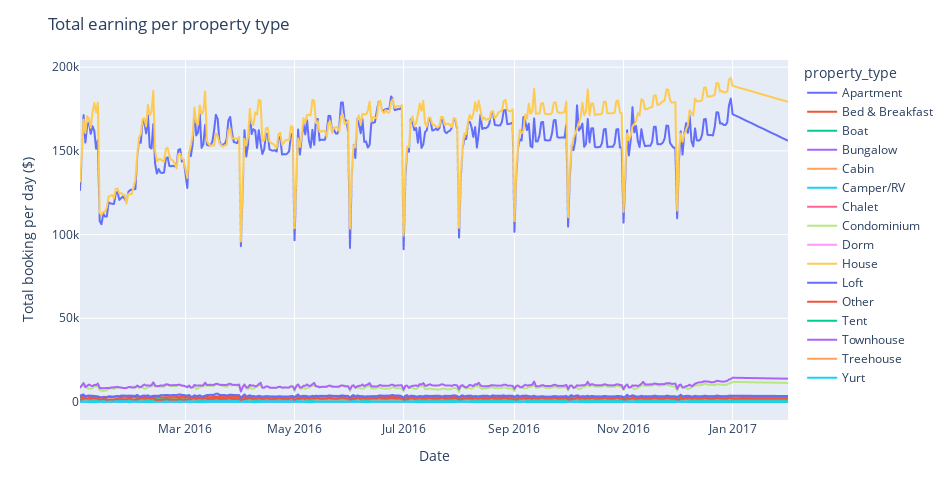

Notebook cell for this chart:
### Code cell
dfc2_g = dfc2.groupby(by= ['date', 'property_type']).price_x.sum().reset_index()
fig = px.line(dfc2_g, x='date', y= 'price_x', color='property_type', height=500, width=950)
fig.update_layout(title= 'Total earning per property type', yaxis_title= 'Total booking per day ($)', xaxis_title= 'Date' )
fig.show()

### Figure 1 — Plotly figure (JSON) as saved in the notebook; plotly's stock layout.template omitted (floating-point values rounded to 4 significant figures; data arrays with more than 128 entries replaced by an {"elided": "..."} marker saying what was removed)
{"data": [{"hovertemplate": "property_type=Apartment<br>date=%{x}<br>price_x=%{y}<extra></extra>", "legendgroup": "Apartment", "line": {"color": "#636efa", "dash": "solid"}, "mode": "lines", "name": "Apartment", "showlegend": true, "type": "scattergl", "x": {"elided": "365 str values"}, "xaxis": "x", "y": {"elided": "365 int values"}, "yaxis": "y"}, {"hovertemplate": "property_type=Bed & Breakfast<br>date=%{x}<br>price_x=%{y}<extra></extra>", "legendgroup": "Bed & Breakfast", "line": {"color": "#EF553B", "dash": "solid"}, "mode": "lines", "name": "Bed & Breakfast", "showlegend": true, "type": "scattergl", "x": {"elided": "365 str values"}, "xaxis": "x", "y": {"elided": "365 int values"}, "yaxis": "y"}, {"hovertemplate": "property_type=Boat<br>date=%{x}<br>price_x=%{y}<extra></extra>", "legendgroup": "Boat", "line": {"color": "#00cc96", "dash": "solid"}, "mode": "lines", "name": "Boat", "showlegend": true, "type": "scattergl", "x": {"elided": "365 str values"}, "xaxis": "x", "y": {"elided": "365 int values"}, "yaxis": "y"}, {"hovertemplate": "property_type=Bungalow<br>date=%{x}<br>price_x=%{y}<extra></extra>", "legendgroup": "Bungalow", "line": {"color": "#ab63fa", "dash": "solid"}, "mode": "lines", "name": "Bungalow", "showlegend": true, "type": "scattergl", "x": {"elided": "365 str values"}, "xaxis": "x", "y": {"elided": "365 int values"}, "yaxis": "y"}, {"hovertemplate": "property_type=Cabin<br>date=%{x}<br>price_x=%{y}<extra></extra>", "legendgroup": "Cabin", "line": {"color": "#FFA15A", "dash": "solid"}, "mode": "lines", "name": "Cabin", "showlegend": true, "type": "scattergl", "x": {"elided": "365 str values"}, "xaxis": "x", "y": {"elided": "365 int values"}, "yaxis": "y"}, {"hovertemplate": "property_type=Camper/RV<br>date=%{x}<br>price_x=%{y}<extra></extra>", "legendgroup": "Camper/RV", "line": {"color": "#19d3f3", "dash": "solid"}, "mode": "lines", "name": "Camper/RV", "showlegend": true, "type": "scattergl", "x": {"elided": "365 str values"}, "xaxis": "x", "y": {"elided": "365 int values"}, "yaxis": "y"}, {"hovertemplate": "property_type=Chalet<br>date=%{x}<br>price_x=%{y}<extra></extra>", "legendgroup": "Chalet", "line": {"color": "#FF6692", "dash": "solid"}, "mode": "lines", "name": "Chalet", "showlegend": true, "type": "scattergl", "x": {"elided": "365 str values"}, "xaxis": "x", "y": {"elided": "365 int values"}, "yaxis": "y"}, {"hovertemplate": "property_type=Condominium<br>date=%{x}<br>price_x=%{y}<extra></extra>", "legendgroup": "Condominium", "line": {"color": "#B6E880", "dash": "solid"}, "mode": "lines", "name": "Condominium", "showlegend": true, "type": "scattergl", "x": {"elided": "365 str values"}, "xaxis": "x", "y": {"elided": "365 int values"}, "yaxis": "y"}, {"hovertemplate": "property_type=Dorm<br>date=%{x}<br>price_x=%{y}<extra></extra>", "legendgroup": "Dorm", "line": {"color": "#FF97FF", "dash": "solid"}, "mode": "lines", "name": "Dorm", "showlegend": true, "type": "scattergl", "x": {"elided": "365 str values"}, "xaxis": "x", "y": {"elided": "365 int values"}, "yaxis": "y"}, {"hovertemplate": "property_type=House<br>date=%{x}<br>price_x=%{y}<extra></extra>", "legendgroup": "House", "line": {"color": "#FECB52", "dash": "solid"}, "mode": "lines", "name": "House", "showlegend": true, "type": "scattergl", "x": {"elided": "365 str values"}, "xaxis": "x", "y": {"elided": "365 int values"}, "yaxis": "y"}, {"hovertemplate": "property_type=Loft<br>date=%{x}<br>price_x=%{y}<extra></extra>", "legendgroup": "Loft", "line": {"color": "#636efa", "dash": "solid"}, "mode": "lines", "name": "Loft", "showlegend": true, "type": "scattergl", "x": {"elided": "365 str values"}, "xaxis": "x", "y": {"elided": "365 int values"}, "yaxis": "y"}, {"hovertemplate": "property_type=Other<br>date=%{x}<br>price_x=%{y}<extra></extra>", "legendgroup": "Other", "line": {"color": "#EF553B", "dash": "solid"}, "mode": "lines", "name": "Other", "showlegend": true, "type": "scattergl", "x": {"elided": "365 str values"}, "xaxis": "x", "y": {"elided": "365 int values"}, "yaxis": "y"}, {"hovertemplate": "property_type=Tent<br>date=%{x}<br>price_x=%{y}<extra></extra>", "legendgroup": "Tent", "line": {"color": "#00cc96", "dash": "solid"}, "mode": "lines", "name": "Tent", "showlegend": true, "type": "scattergl", "x": {"elided": "365 str values"}, "xaxis": "x", "y": {"elided": "365 int values"}, "yaxis": "y"}, {"hovertemplate": "property_type=Townhouse<br>date=%{x}<br>price_x=%{y}<extra></extra>", "legendgroup": "Townhouse", "line": {"color": "#ab63fa", "dash": "solid"}, "mode": "lines", "name": "Townhouse", "showlegend": true, "type": "scattergl", "x": {"elided": "365 str values"}, "xaxis": "x", "y": {"elided": "365 int values"}, "yaxis": "y"}, {"hovertemplate": "property_type=Treehouse<br>date=%{x}<br>price_x=%{y}<extra></extra>", "legendgroup": "Treehouse", "line": {"color": "#FFA15A", "dash": "solid"}, "mode": "lines", "name": "Treehouse", "showlegend": true, "type": "scattergl", "x": {"elided": "365 str values"}, "xaxis": "x", "y": {"elided": "365 int values"}, "yaxis": "y"}, {"hovertemplate": "property_type=Yurt<br>date=%{x}<br>price_x=%{y}<extra></extra>", "legendgroup": "Yurt", "line": {"color": "#19d3f3", "dash": "solid"}, "mode": "lines", "name": "Yurt", "showlegend": true, "type": "scattergl", "x": {"elided": "365 str values"}, "xaxis": "x", "y": {"elided": "365 int values"}, "yaxis": "y"}], "layout": {"height": 500, "legend": {"title": {"text": "property_type"}, "tracegroupgap": 0}, "margin": {"t": 60}, "title": {"text": "Total earning per property type"}, "width": 950, "xaxis": {"anchor": "y", "domain": [0, 1], "title": {"text": "Date"}}, "yaxis": {"anchor": "x", "domain": [0, 1], "title": {"text": "Total booking per day ($)"}}}}
